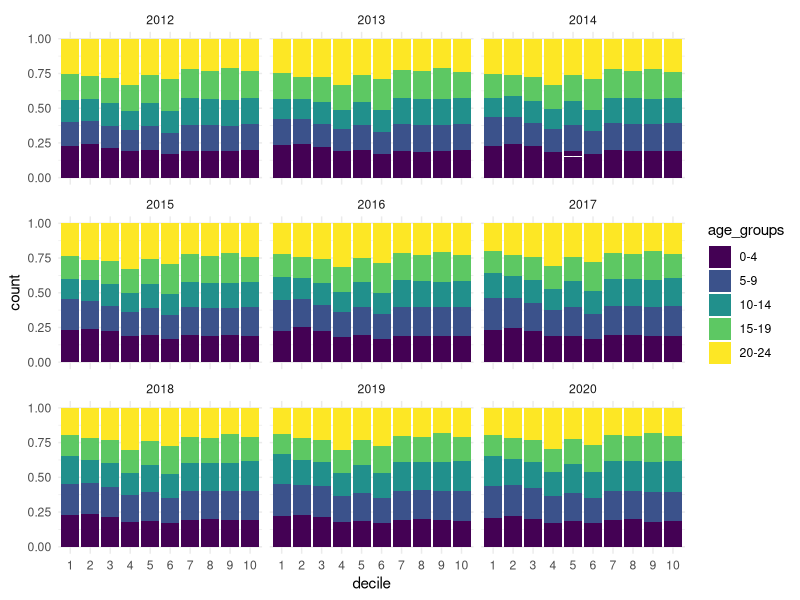

This chart was generated by the following R code:
## ---- chunk 1
knitr::opts_chunk$set(echo = TRUE)
## ---- chunk 2
library(tidyverse)
library(data.table)
library(here)
## ---- chunk 3
simd_pop <- read_csv("Data/Population SIMD/cleaned_pop_simd_2012-2020.csv") # Change location to your destination folder
## ---- chunk 4
# Annual Total Population 0-24
pop_year <- simd_pop %>% 
  group_by(year) %>% 
  summarise(pop_estimate = sum(count))

# Annual Total Population by IMD
dep_pop_annual <- simd_pop %>%
  group_by(year, decile) %>% 
  summarise(pop_estimate = sum(count))

# Average Annual Population by IMD for period 2012-2020
dep_pop_avg <- dep_pop_annual %>% 
#  filter(year >= 2015)                I have cut referrals data
  group_by(decile) %>% 
  summarise(mean_pop = round(mean(pop_estimate)))
## ---- chunk 5
library(viridis)

plot <- simd_pop %>% 
  mutate(decile = ordered(decile, seq(1,10,by=1)),
         age_groups = case_when(
           age <= 4             ~ "0-4",
           age > 4 & age <= 9   ~ "5-9",
           age > 9 & age <= 14  ~ "10-14",
           age > 14 & age <= 19 ~ "15-19",
           age > 19             ~ "20-24"),
         age_groups = ordered(age_groups, levels = c("0-4","5-9","10-14","15-19","20-24"))) %>%
  ggplot(aes(x = decile, y = count, fill = age_groups)) +
  geom_bar(stat = "identity", position = position_fill(reverse = TRUE)) + 
  facet_wrap(~year) +
  scale_fill_viridis(discrete = T) +
  theme_minimal()
## ---- chunk 6
pop_ages <- simd_pop %>% 
  group_by(year, age) %>% 
  summarise(total = sum(count))

pop_ages_mean <- pop_ages %>% 
  group_by(age) %>% 
  summarise(mean_total = mean(total)) %>% 
  ungroup() %>% 
  mutate(age_group = case_when(
           age <= 7             ~ "Pre-School & Lower Primary",
           age > 7 & age <= 11  ~ "Upper Primary",
           age > 11 & age <= 15 ~ "Lower Secondary",
           age > 15 & age <= 18 ~ "Upper Secondary",
           age > 18             ~ "School Leavers"
  ))

pop_age_groups_mean <- pop_ages_mean %>% 
  group_by(age_group) %>% 
  summarise(total = sum(mean_total)) %>% 
  mutate(age_group = ordered(age_group,
                              levels = c("Pre-School & Lower Primary","Upper Primary", "Lower Secondary",
                                         "Upper Secondary", "School Leavers"))) %>% 
  arrange(age_group)
